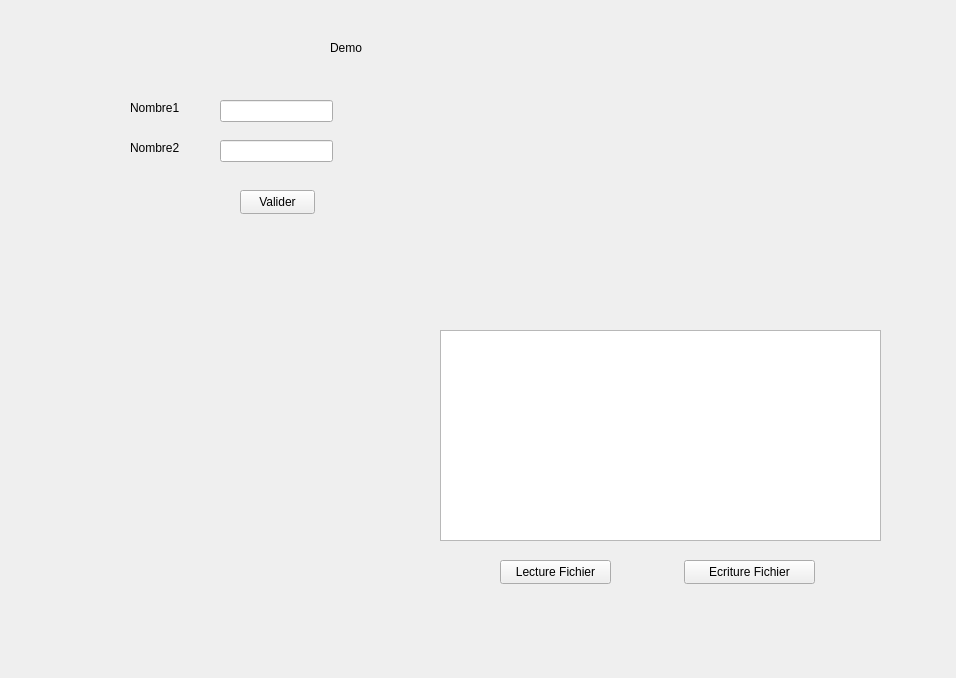
<?xml version="1.0" encoding="UTF-8"?>
<ui version="4.0">
 <class>Form</class>
 <widget class="QWidget" name="Form">
  <property name="geometry">
   <rect>
    <x>0</x>
    <y>0</y>
    <width>956</width>
    <height>678</height>
   </rect>
  </property>
  <property name="windowTitle">
   <string>Form</string>
  </property>
  <widget class="QLineEdit" name="ed_nombre1">
   <property name="geometry">
    <rect>
     <x>220</x>
     <y>100</y>
     <width>113</width>
     <height>22</height>
    </rect>
   </property>
  </widget>
  <widget class="QLineEdit" name="ed_nombre2">
   <property name="geometry">
    <rect>
     <x>220</x>
     <y>140</y>
     <width>113</width>
     <height>22</height>
    </rect>
   </property>
  </widget>
  <widget class="QLabel" name="label">
   <property name="geometry">
    <rect>
     <x>130</x>
     <y>100</y>
     <width>49</width>
     <height>16</height>
    </rect>
   </property>
   <property name="text">
    <string>Nombre1:</string>
   </property>
  </widget>
  <widget class="QLabel" name="label_2">
   <property name="geometry">
    <rect>
     <x>130</x>
     <y>140</y>
     <width>49</width>
     <height>16</height>
    </rect>
   </property>
   <property name="text">
    <string>Nombre2:</string>
   </property>
  </widget>
  <widget class="QPushButton" name="btnValider">
   <property name="geometry">
    <rect>
     <x>240</x>
     <y>190</y>
     <width>75</width>
     <height>24</height>
    </rect>
   </property>
   <property name="text">
    <string>Valider</string>
   </property>
  </widget>
  <widget class="QLabel" name="lblResultat">
   <property name="geometry">
    <rect>
     <x>250</x>
     <y>240</y>
     <width>49</width>
     <height>16</height>
    </rect>
   </property>
   <property name="text">
    <string/>
   </property>
  </widget>
  <widget class="QLabel" name="label_3">
   <property name="geometry">
    <rect>
     <x>330</x>
     <y>40</y>
     <width>49</width>
     <height>16</height>
    </rect>
   </property>
   <property name="text">
    <string>Demo</string>
   </property>
  </widget>
  <widget class="QPlainTextEdit" name="champsSaisie">
   <property name="geometry">
    <rect>
     <x>440</x>
     <y>330</y>
     <width>441</width>
     <height>211</height>
    </rect>
   </property>
  </widget>
  <widget class="QPushButton" name="btnLecture">
   <property name="geometry">
    <rect>
     <x>500</x>
     <y>560</y>
     <width>111</width>
     <height>24</height>
    </rect>
   </property>
   <property name="text">
    <string>Lecture Fichier</string>
   </property>
  </widget>
  <widget class="QPushButton" name="btnEcriture">
   <property name="geometry">
    <rect>
     <x>684</x>
     <y>560</y>
     <width>131</width>
     <height>24</height>
    </rect>
   </property>
   <property name="text">
    <string>Ecriture Fichier</string>
   </property>
  </widget>
 </widget>
 <resources/>
 <connections/>
</ui>
